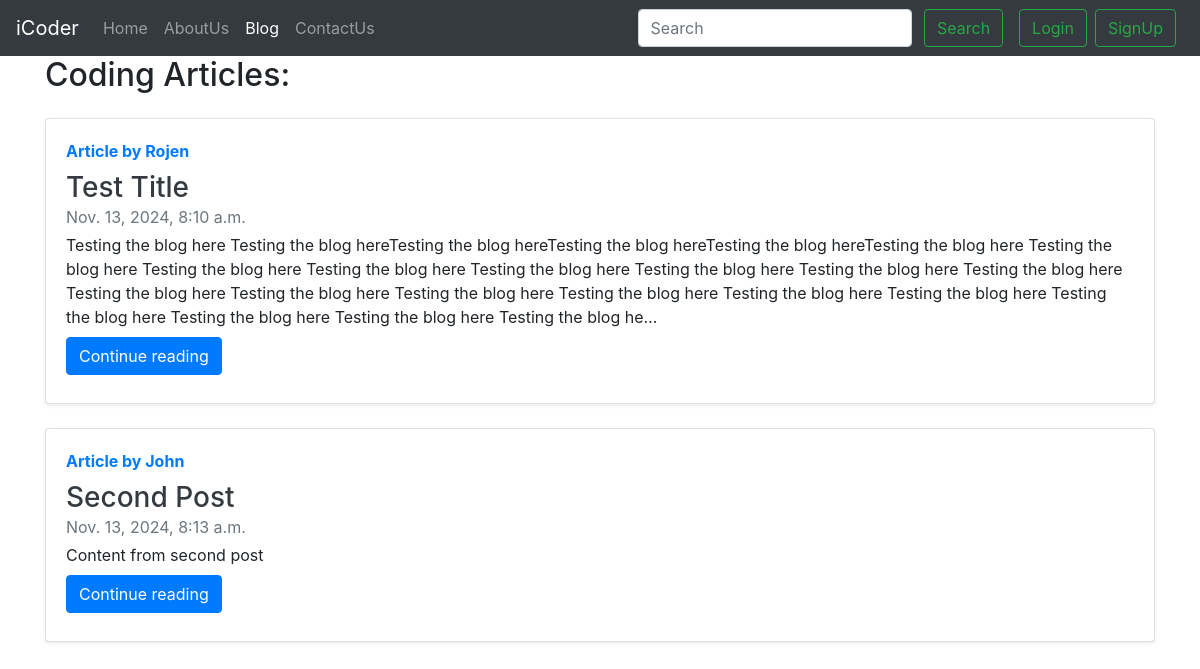
Screenshot of /blog/ with the database file from the repository.
### blog/models.py (models this page shows, shortened)
class Post(models.Model):
    sno = models.AutoField(primary_key=True)
    title = models.CharField(max_length=255)
    content = models.TextField()
    author = models.CharField(max_length=13)
    slug = models.CharField(max_length=130)
    timeStamp = models.DateTimeField(blank=True)

### blog/views.py (the view)
# urls.py: path('', views.blogHome, name="blogHome"),
def blogHome(request):
    allPosts = Post.objects.all()
    context = {'allPosts': allPosts}
    return render(request, 'blog/blogHome.html', context)

### templates/blog/blogHome.html (shortened to what this page needs)
{% extends "base.html" %}
{% block blogactive %} active {% endblock %}
{% block body %}
<div class="container">
    <h2>Coding Articles:</h2>
    {% for post in allPosts %}
    <div class="card flex-md-row my-4 shadow-sm h-md-250">
        <div class="card-body d-flex flex-column align-items-start">
            <strong class="d-inline-block mb-2 text-primary">Article by {{post.author}}</strong>
            <h3 class="mb-0">
                <a class="text-dark" href="#">{{post.title}}</a>
            </h3>
            <div class="mb-1 text-muted">{{post.timeStamp}}</div>
            <p class="card-text mb-auto">{{post.content | truncatechars:500}}</p>
            <div class="my-2">
                <a href="/blog/{{post.slug}}" role="button" class="btn btn-primary">Continue reading</a>
            </div>
        </div>
      </div>
      {% endfor %}
</div>
{% endblock body %}

### rows the page displays
Post: author "Rojen", title "Test Title", timeStamp "Nov. 13, 2024, 8:10 a.m.", content "Testing the blog here Testing the blog hereTesting the blog hereTesting the blog hereTesting the blog hereTesting the blog here Testing the blog here Testing the blog here Testing the blog here Testing the blog here Testing the blog here Testing the blog here Testing the blog here Testing the blog here Testing the blog here Testing the blog here Testing the blog here Testing the blog here Testing the blog here Testing the blog here Testing the blog here Testing the blog here Testing the blog he…"
Post: author "John", title "Second Post", timeStamp "Nov. 13, 2024, 8:13 a.m.", content "Content from second post"
